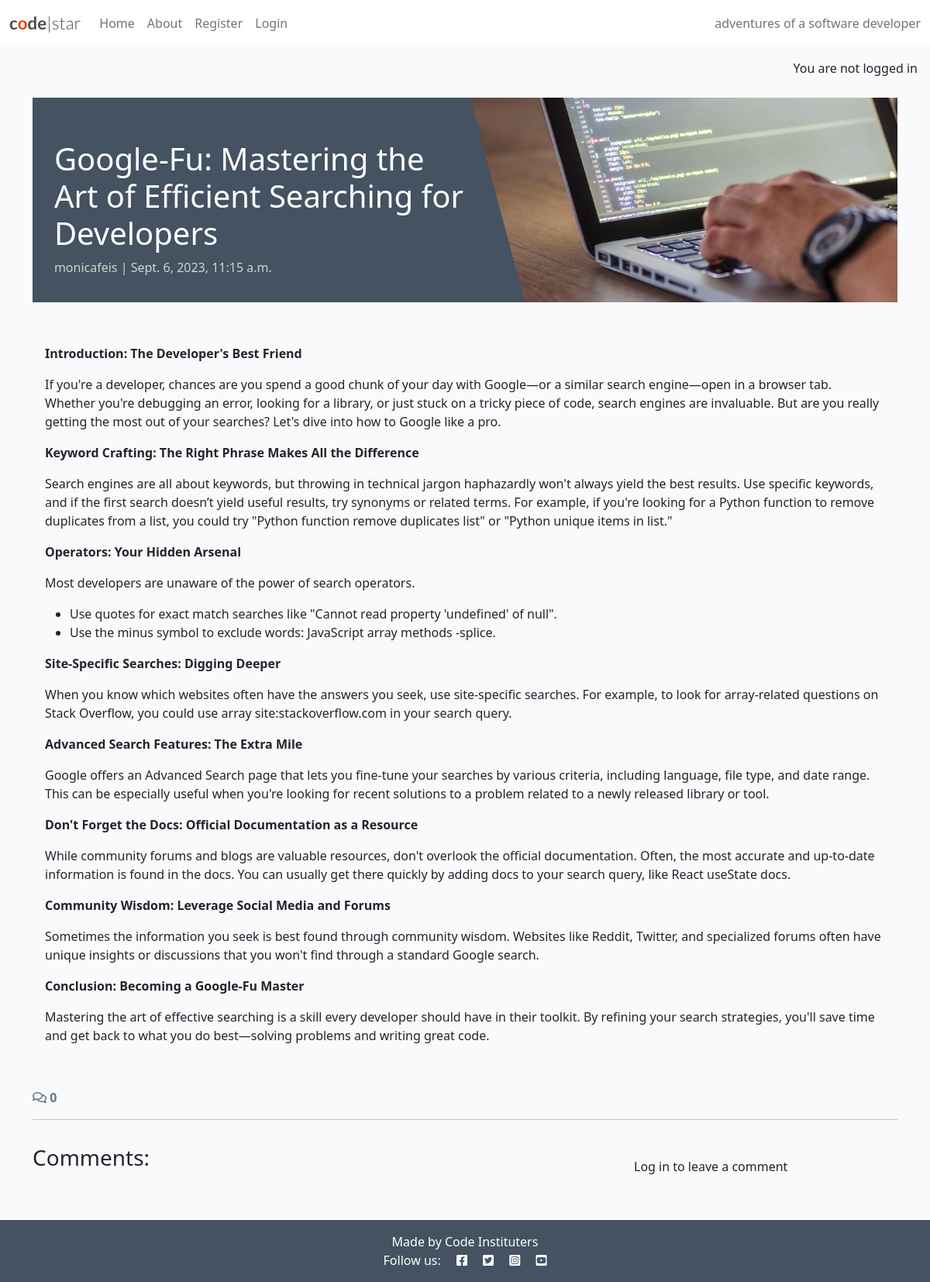
Screenshot of /google-fu-mastering-the-art-of-efficient-searching-for-developers/ with the database file from the repository.
### blog/models.py (models this page shows, shortened)
class Post(models.Model):
    title = models.CharField(max_length=200, unique=True)
    slug = models.SlugField(max_length=200, unique=True)
    author = models.ForeignKey(
        User,
        on_delete=models.CASCADE,
        related_name="blog_posts"
    )
    featured_image = CloudinaryField('image', default='placeholder')
    content = models.TextField()
    created_on = models.DateTimeField(auto_now_add=True)
    status = models.IntegerField(choices=STATUS, default=0)
    excerpt = models.TextField(blank=True)
    updated_on = models.DateTimeField(auto_now=True)
    class Meta:
        ordering = ["-created_on"]

### blog/views.py (the view, shortened to what this page needs)
# urls.py: path('<slug:slug>/', views.post_detail, name='post_detail'),
def post_detail(request, slug):
    queryset = Post.objects.filter(status=1)
    post = get_object_or_404(queryset, slug=slug)
    comments = post.comments.all().order_by("-created_on")
    comment_count = post.comments.filter(approved=True).count()
    comment_form = CommentForm()
    return render(
        request,
        "blog/post_detail.html",
        {
            "post": post,
            "comments": comments,
            "comment_count": comment_count,
            "comment_form": comment_form,
        },
    )

### blog/templates/blog/post_detail.html (shortened to what this page needs)
{% extends 'base.html' %}
{% load static %}
{% load crispy_forms_tags %}
{% block content %}
<div class="masthead">
    <div class="container">
        <div class="row g-0">
            <div class="col-md-6 masthead-text">
                <h1 class="post-title">{{ post.title }}</h1>
                <p class="post-subtitle">{{ post.author }} | {{ post.created_on }}</p>
            </div>
            <div class="d-none d-md-block col-md-6 masthead-image">
                <img src="{% static 'images/default.jpg' %}" class="scale" alt="placeholder">
            </div>
        </div>
    </div>
</div>
<div class="container">
    <div class="row">
        <div class="col card mb-4 mt-3 left top">
            <div class="card-body">
                <p class="card-text">
                    {{ post.content | safe }}
                </p>
            </div>
        </div>
    </div>
    <div class="row">
        <div class="col-12">
            <strong class="text-secondary">
                <i class="far fa-comments"></i> {{ comment_count }}
            </strong>
        </div>
        <div class="col-12">
            <hr>
        </div>
    </div>
    <div class="row">
        <div class="col-md-8 card mb-4 mt-3">
            <h3>Comments:</h3>
            <div class="card-body">
            </div>
        </div>
        <div class="col-md-4 card mb-4 mt-3">
            <div class="card-body">
                {% if user.is_authenticated %}
                <h3>Leave a comment:</h3>
                <p>Posting as: {{ user.username }}</p>
                <form id="commentForm" method="post" style="margin-top: 1.3em;">
                    {{ comment_form | crispy }}
                    {% csrf_token %}
                    <button id="submitButton" type="submit" class="btn btn-signup btn-lg">Submit</button>
                </form>
                {% else %}
                <p>Log in to leave a comment</p>
                {% endif %}
            </div>
        </div>
    </div>
</div>
{% endblock content %}

### static/css/style.css (style rules this page uses)
body { background-color: #F9FAFC; }
.main-bg { background-color: #F9FAFC; }
.card { border: none; background-color: transparent; }
.scale { width: 100%; height: auto; }
.masthead { margin-top: 10px; overflow: hidden; position: relative; display: inline-block; height: 33vh; width: 100%; }
.masthead-text { background-color: #445261; color: white; position: relative; }
.masthead-image { position: relative; overflow: hidden; }
.masthead-image:after { content: ""; position: absolute; top: 0; right: 90%; height: 100%; width: 150%; background: #445261; -webkit-transform: skew(15deg); -moz-transform: skew(15deg); transform: skew(15deg); z-index: 100; }
.post-title { margin-top: 10%; margin-left: 5%; }
.post-subtitle { margin-left: 5%; color: lightgray; }

### rows the page displays
Post: title "Google-Fu: Mastering the Art of Efficient Searching for Developers", author "monicafeis", created_on "Sept. 6, 2023, 11:15 a.m.", content "Introduction: The Developer's Best Friend If you're a developer, chances are you spend a good chunk of your day with Google—or a similar search engine—open in a browser tab. Whether you're debugging an error, looking for a library, or just stuck on a tricky piece of code, search engines are invaluable. But are you really getting the most out of your searches? Let's dive into how to Google like a pro. Keyword Crafting: The Right Phrase Makes All the Difference Search engines are all about keywords, but throwing in technical jargon haphazardly won't always yield the best results. Use specific keywords, and if the first search doesn’t yield useful results, try synonyms or related terms. For…"

### other values shown
{{ comment_count }} "0"
